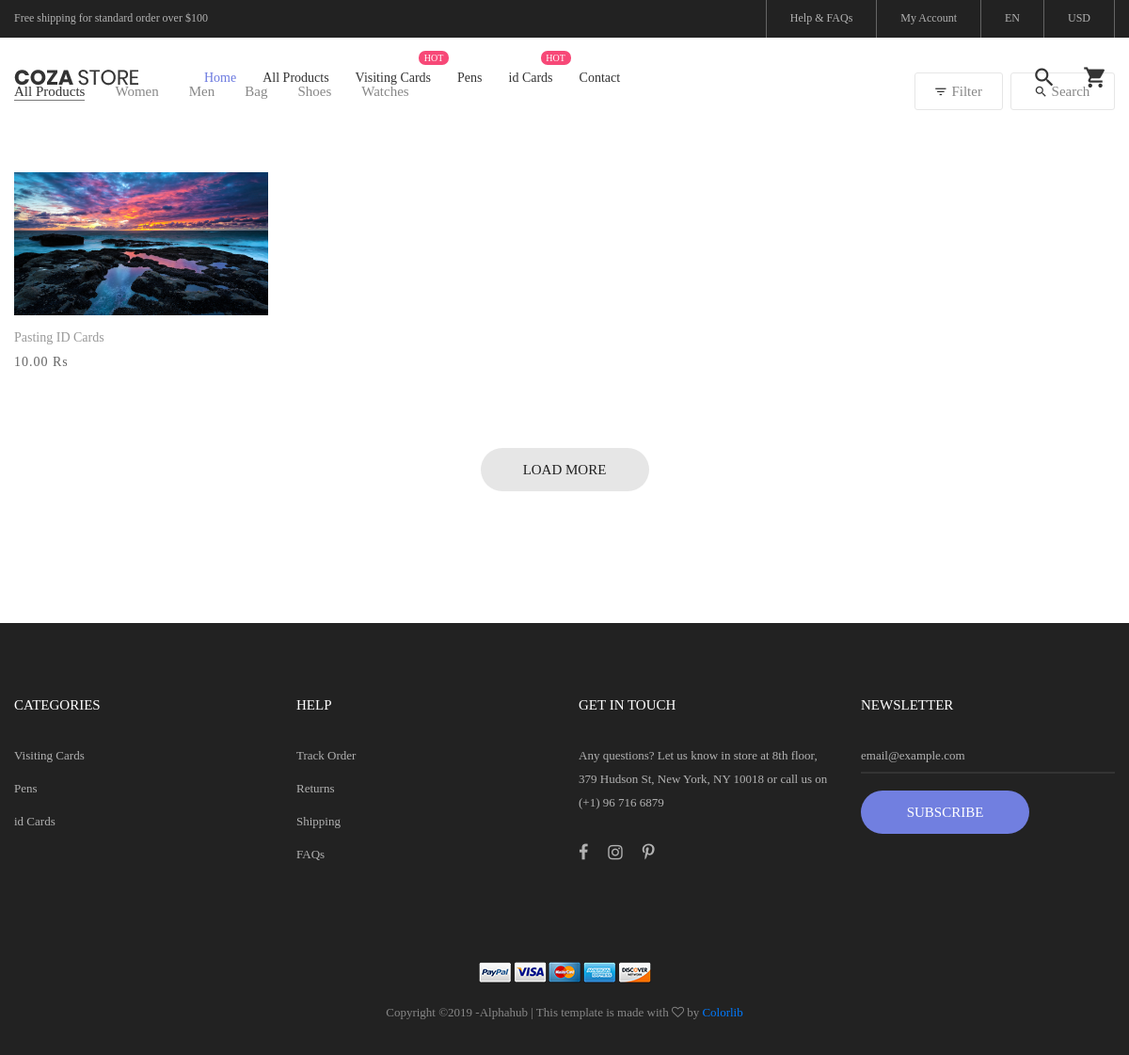
The page /products/category/list/4/ on the database its author committed.
### products/models.py (models this page shows, shortened)
class Product(models.Model):
    name = models.CharField(max_length=128, unique=True)
    slug = models.SlugField(blank=True)
    headline = models.CharField(max_length=264, blank=True)
    product_code = models.CharField(max_length=32, blank=True, null=True)
    category = models.ForeignKey(Category, on_delete=models.PROTECT)
    extra_info = models.TextField(blank=True)
    is_active = models.BooleanField(default=True)
    created_on = models.DateTimeField(auto_now_add=True)
    updated_on = models.DateTimeField(auto_now=True)
    @property
    def get_absolute_url(self):
        return reverse_lazy("products:detail", kwargs={"slug": self.slug})
    @property
    def get_display_text(self):
        return self.name
    @property
    def get_base_photo(self):
        photo = self.photo_set.filter(is_base_photo=True).first()
        if not photo:
            photo = self.photo_set.first()
        return photo
    @property
    def get_display_price(self):
        return "{} Rs".format(self.rate_set.filter(quantity__lte=1000).order_by("-quantity").first().per_piece_amount)

class Photo(models.Model):
    product = models.ForeignKey("Product", on_delete=models.CASCADE)
    photo = models.ImageField(upload_to="products/photos/")
    is_base_photo = models.BooleanField(default=False)
    @property
    def get_photo_url(self):
        return self.photo.url

class Rate(models.Model):
    quantity = models.PositiveSmallIntegerField(default=1, validators=[validate_nonzero, ])
    amount = models.DecimalField(max_digits=7, decimal_places=2)
    product = models.ForeignKey("Product", on_delete=models.CASCADE)
    per_piece_amount = models.DecimalField(max_digits=7, decimal_places=2, blank=True, null=True)

### products/views.py (the view)
# urls.py: url(r"^category/list/(?P<id>[0-9]+)/$", views.CategoryProductListView.as_view(), name="category_products_list"),
class CategoryProductListView(ListView):
    model = Product
    template_name = "products/category_products_list.html"
    context_object_name = "products"
    def get_context_data(self, *, object_list=None, **kwargs):
        context = super().get_context_data()
        if "id" in self.kwargs:
            context['products'] = context['products'].filter(category__id=self.kwargs['id'])
            context['category'] = get_object_or_404(Category, id=self.kwargs['id'])
        return context

### portal/templatetags/portal_tags.py (called while the page is built)
@register.simple_tag
def get_category_url_by_name_contains(name):
    qs = Category.objects.filter(name__icontains=name)
    if qs.exists():
        return qs.first().get_absolute_url

### products/models.py (called while the page is built)
    @property
    def get_display_text(self):
        return self.name.title()

    @property
    def get_absolute_url(self):
        return reverse_lazy("products:category_products_list", kwargs={"id": self.id})

### portal/templates/products/category_products_list.html (shortened to what this page needs)
{% extends "portal/base.html" %}
{% block content %}
	<div class="bg0 m-t-23 p-b-140">
		<div class="container">
			<div class="flex-w flex-sb-m p-b-52">
				<div class="flex-w flex-l-m filter-tope-group m-tb-10">
					<button class="stext-106 cl6 hov1 bor3 trans-04 m-r-32 m-tb-5 how-active1" data-filter="*">
						All Products
					</button>
					<button class="stext-106 cl6 hov1 bor3 trans-04 m-r-32 m-tb-5" data-filter=".women">
						Women
					</button>
					<button class="stext-106 cl6 hov1 bor3 trans-04 m-r-32 m-tb-5" data-filter=".men">
						Men
					</button>
					<button class="stext-106 cl6 hov1 bor3 trans-04 m-r-32 m-tb-5" data-filter=".bag">
						Bag
					</button>
					<button class="stext-106 cl6 hov1 bor3 trans-04 m-r-32 m-tb-5" data-filter=".shoes">
						Shoes
					</button>
					<button class="stext-106 cl6 hov1 bor3 trans-04 m-r-32 m-tb-5" data-filter=".watches">
						Watches
					</button>
				</div>
				<div class="flex-w flex-c-m m-tb-10">
					<div class="flex-c-m stext-106 cl6 size-104 bor4 pointer hov-btn3 trans-04 m-r-8 m-tb-4 js-show-filter">
						<i class="icon-filter cl2 m-r-6 fs-15 trans-04 zmdi zmdi-filter-list"></i>
						 Filter
					</div>
					<div class="flex-c-m stext-106 cl6 size-105 bor4 pointer hov-btn3 trans-04 m-tb-4 js-show-search">
						<i class="icon-search cl2 m-r-6 fs-15 trans-04 zmdi zmdi-search"></i>
						Search
					</div>
				</div>
			</div>
			<div class="row isotope-grid">
                {% for product in products %}
				    <div class="col-sm-6 col-md-4 col-lg-3 p-b-35 isotope-item women">
                        <div class="block2">
                            <div class="block2-pic hov-img0">
                                <img src="{{ product.get_base_photo.get_photo_url }}" alt="IMG-PRODUCT">
                            </div>
                            <div class="block2-txt flex-w flex-t p-t-14">
                                <div class="block2-txt-child1 flex-col-l ">
                                    <a href="{{ product.get_absolute_url }}" class="stext-104 cl4 hov-cl1 trans-04 js-name-b2 p-b-6">
                                        {{ product.get_display_text}}
                                    </a>
                                    <span class="stext-105 cl3">
                                        {{ product.get_display_price }}
                                    </span>
                                </div>
                            </div>
                        </div>
                    </div>
                {% endfor %}
			</div>
			<div class="flex-c-m flex-w w-full p-t-45">
				<a href="#" class="flex-c-m stext-101 cl5 size-103 bg2 bor1 hov-btn1 p-lr-15 trans-04">
					Load More
				</a>
			</div>
		</div>
	</div>
{% endblock %}

### portal/static/css/main.css (style rules this page uses)
.container { max-width: 1380px; }
@media (max-width: 1600px) { .container { max-width: 1200px; } }
.block2-pic { position: relative; }
.block2-txt-child1 { width: calc(100% - 30px); }
.cl2 { color: #333; }
.cl3 { color: #666; }
.cl4 { color: #999; }
.cl5 { color: #222; }
.cl6 { color: #888; }
.stext-101 { font-family: Poppins-Medium; font-size: 15px; line-height: 1.466667; text-transform: uppercase; }
.stext-104 { font-family: Poppins-Regular; font-size: 14px; line-height: 1.466667; }
.stext-105 { font-family: Poppins-Regular; font-size: 14px; line-height: 1.466667; letter-spacing: 1px; }
.stext-106 { font-family: Poppins-Regular; font-size: 15px; line-height: 1.2; }
.size-103 { min-width: 179px; height: 46px; }
.size-104 { min-width: 94px; height: 40px; }
.size-105 { min-width: 111px; height: 40px; }
.bg0 { background-color: #fff; }
.bg2 { background-color: #e6e6e6; }
.bor1 { border-radius: 23px; }
.bor3 { border-bottom: 1px solid transparent; }
.bor4 { border: 1px solid #e6e6e6; border-radius: 3px; }
.how-active1 { color: #333; border-color: #797979; }
.hov-img0 { display: block; overflow: hidden; }
.hov-img0 img { width: 100%; -webkit-transition: transform 0.9s ease; -o-transition: transform 0.9s ease; -moz-transition: transform 0.9s ease; transition: transform 0.9s ease; }

### rows shown on the page
Product: get_base_photo.get_photo_url (picture), get_display_text "Pasting ID Cards", get_display_price "10.00 Rs"
